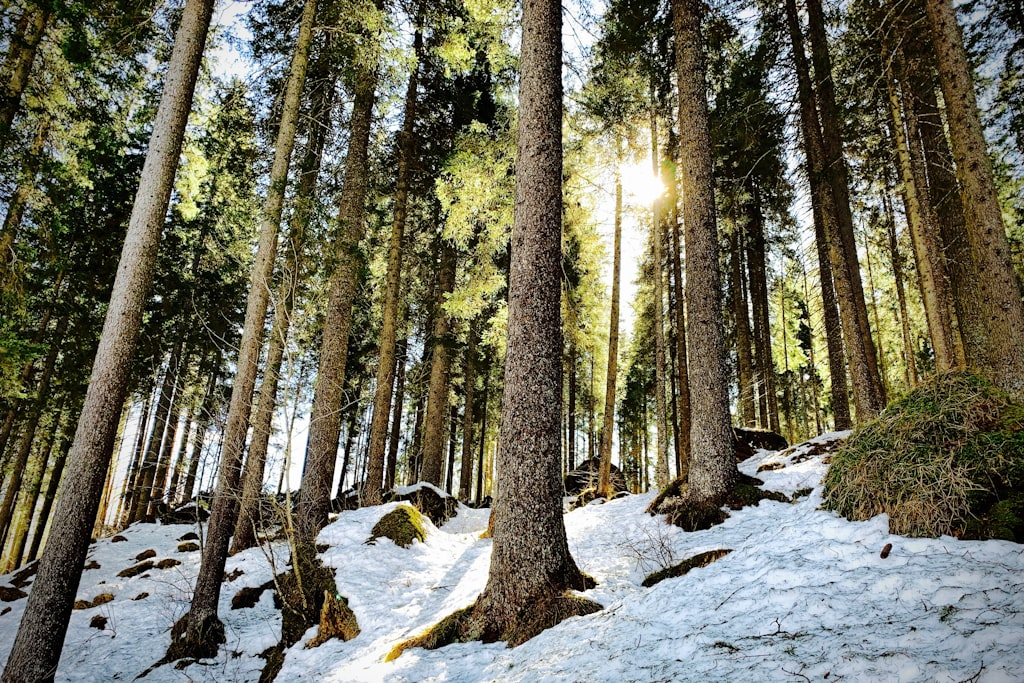
#> input picture dataset/cover_raw/0XYeJue2KJM.jpg, 1024 x 683 px
$ python prep_covers.py
#> lines starting #> are read from the running program, lines starting #| are printed output that depends on the picture


from pathlib import Path
from PIL import Image


def main() -> None:
    base = Path(__file__).resolve().parent
    raw_dir = base / "dataset" / "cover_raw"
    out_dir = base / "dataset" / "cover"
    out_dir.mkdir(parents=True, exist_ok=True)

    if not raw_dir.exists():
        raise SystemExit(f"Missing folder: {raw_dir} (create it and put images inside)")

    # Keep it simple: JPG/PNG/WEBP input, output is PNG.
    exts = {".png", ".jpg", ".jpeg", ".bmp", ".webp"}

    # Keep size fixed to make features comparable across images
    size = (256, 256)

    count = 0
    skipped = 0

    for p in sorted(raw_dir.iterdir()):
        if not p.is_file() or p.suffix.lower() not in exts:
            continue

        try:
            with Image.open(p) as im:
#> im is the input picture: PIL image 1024x683 RGB; mean R, G, B 111.9, 110.6, 94.3
                im = im.convert("RGB")
                im = im.resize(size, Image.BICUBIC)
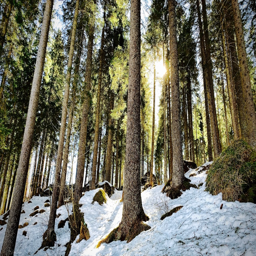
#> im: PIL image 256x256 RGB; mean R, G, B 111.9, 110.6, 94.3

                out_path = out_dir / f"{p.stem}.png"
                im.save(out_path, format="PNG")

                count += 1
        except Exception as e:
            print(f"[SKIP] {p.name}: {e}")
            skipped += 1

    print(f"Done. Converted {count} images to: {out_dir} (skipped={skipped}).")


if __name__ == "__main__":
    main()
